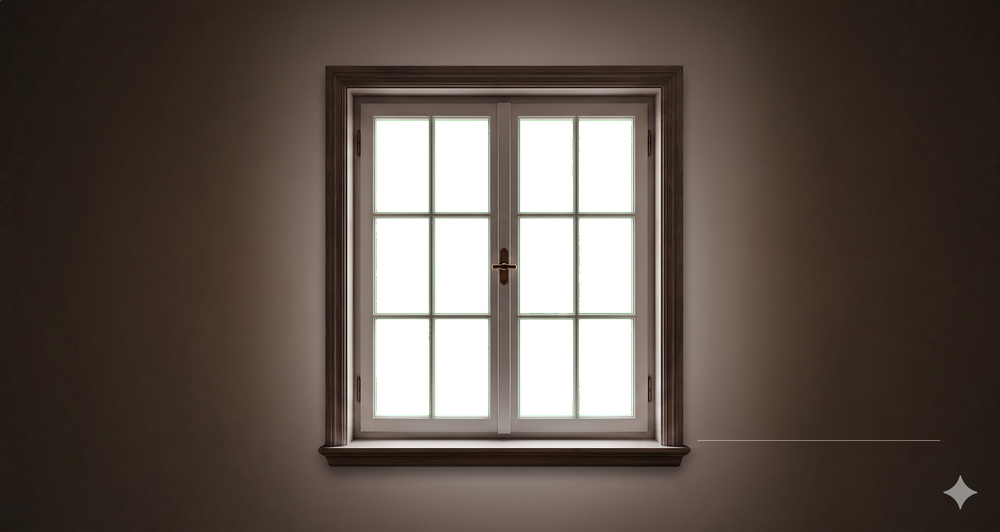
#> input picture public/window_frame.png, 1000 x 532 px, shrunk from 2826 x 1504 before the run
$ python analyze_colors.py
#> lines starting #> are read from the running program, lines starting #| are printed output that depends on the picture
from PIL import Image

img = Image.open('public/window_frame.png').convert('RGB')
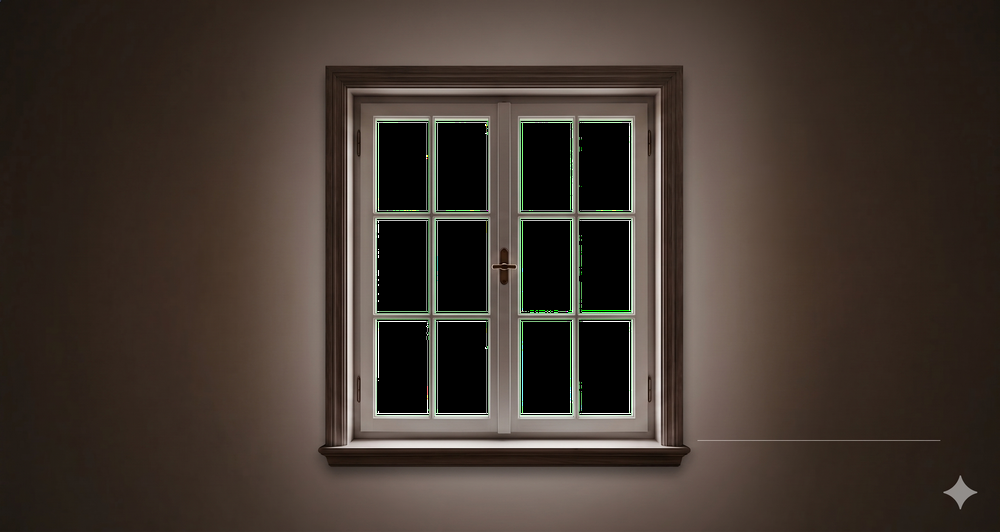
#> img: PIL image 1000x532 RGB; mean R, G, B 66.2, 55.2, 47.5
colors = img.getcolors(img.width * img.height)
#> colors = 21255 items
colors.sort(reverse=True)
print("Grey/White colors:")
for count, color in colors:
    r, g, b = color
    if abs(r-g) < 5 and abs(g-b) < 5 and r > 180:
        print(f"{count}: {color}")
#> this loop made 21255 passes
#> (count, r, g, b) on passes 1 to 3: (54274, 0, 0, 0), (3754, 40, 29, 23), (2960, 41, 30, 24)
#| 728: (255, 255, 255)
#| 283: (191, 191, 191)
#| 22: (229, 225, 221)
#| 18: (231, 227, 223)
#| 17: (224, 220, 216)
#> (further printed lines are left out)

$ run again, with public/Pokok_Berdaun_3.png copied over public/window_frame.png
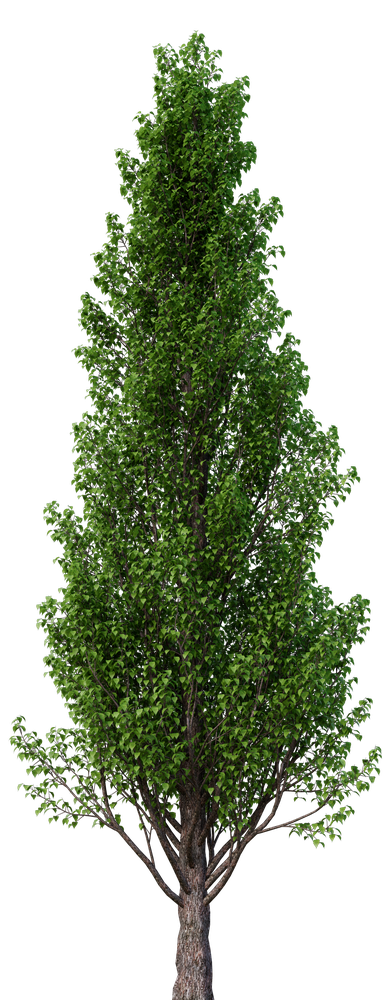
#> input picture public/Pokok_Berdaun_3.png, 383 x 1000 px, shrunk from 1102 x 2878 before the run
#> `img = Image.open('public/window_frame.png').convert('RGB')`:
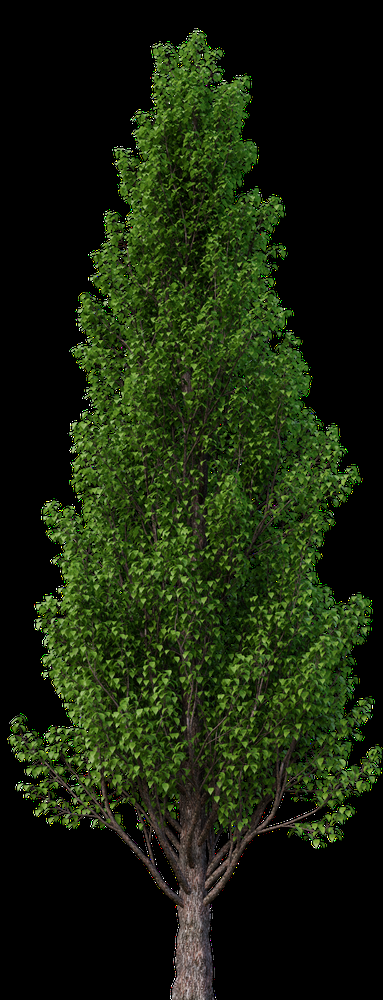
#> img: PIL image 383x1000 RGB; mean R, G, B 24.7, 35.3, 12.9
#> colors = 84319 items
#> the loop `for count, color in colors:` made 84319 passes
#> (count, r, g, b) on passes 1 to 3: (199066, 0, 0, 0), (349, 127, 127, 0), (319, 85, 85, 0)
#> (printed output is left out)
